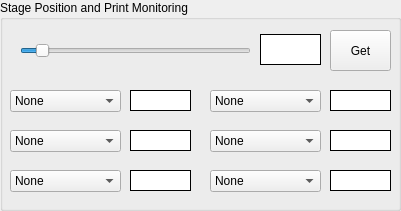
   <widget class="QGroupBox" name="MonitoringBox">
    <property name="geometry">
     <rect>
      <x>860</x>
      <y>510</y>
      <width>401</width>
      <height>211</height>
     </rect>
    </property>
    <property name="title">
     <string>Stage Position and Print Monitoring</string>
    </property>
    <widget class="QPushButton" name="GetPosition">
     <property name="geometry">
      <rect>
       <x>330</x>
       <y>30</y>
       <width>61</width>
       <height>41</height>
      </rect>
     </property>
     <property name="text">
      <string>Get</string>
     </property>
    </widget>
    <widget class="QLabel" name="LiveValue4">
     <property name="geometry">
      <rect>
       <x>330</x>
       <y>90</y>
       <width>61</width>
       <height>21</height>
      </rect>
     </property>
     <property name="styleSheet">
      <string notr="true">background:rgb(255, 255, 255); border: 1px solid black;
</string>
     </property>
     <property name="text">
      <string>&lt;html&gt;&lt;head/&gt;&lt;body&gt;&lt;p&gt;&lt;br/&gt;&lt;/p&gt;&lt;/body&gt;&lt;/html&gt;</string>
     </property>
    </widget>
    <widget class="QComboBox" name="LiveValueList2">
     <property name="geometry">
      <rect>
       <x>10</x>
       <y>130</y>
       <width>111</width>
       <height>22</height>
      </rect>
     </property>
     <item>
      <property name="text">
       <string>None</string>
      </property>
     </item>
     <item>
      <property name="text">
       <string>Exposure Time</string>
      </property>
     </item>
     <item>
      <property name="text">
       <string>LED Intensity</string>
      </property>
     </item>
     <item>
      <property name="text">
       <string>Dark Time</string>
      </property>
     </item>
     <item>
      <property name="text">
       <string>Vol/layer</string>
      </property>
     </item>
     <item>
      <property name="text">
       <string>Injection Rate</string>
      </property>
     </item>
     <item>
      <property name="text">
       <string>Stage Velocity</string>
      </property>
     </item>
     <item>
      <property name="text">
       <string>Stage Position</string>
      </property>
     </item>
     <item>
      <property name="text">
       <string>Sensor Input A</string>
      </property>
     </item>
     <item>
      <property name="text">
       <string>Sensor Input B</string>
      </property>
     </item>
     <item>
      <property name="text">
       <string>Sensor Input C</string>
      </property>
     </item>
    </widget>
    <widget class="QComboBox" name="LiveValueList5">
     <property name="geometry">
      <rect>
       <x>210</x>
       <y>130</y>
       <width>111</width>
       <height>22</height>
      </rect>
     </property>
     <item>
      <property name="text">
       <string>None</string>
      </property>
     </item>
     <item>
      <property name="text">
       <string>Exposure Time</string>
      </property>
     </item>
     <item>
      <property name="text">
       <string>LED Intensity</string>
      </property>
     </item>
     <item>
      <property name="text">
       <string>Dark Time</string>
      </property>
     </item>
     <item>
      <property name="text">
       <string>Vol/layer</string>
      </property>
     </item>
     <item>
      <property name="text">
       <string>Injection Rate</string>
      </property>
     </item>
     <item>
      <property name="text">
       <string>Stage Velocity</string>
      </property>
     </item>
     <item>
      <property name="text">
       <string>Stage Position</string>
      </property>
     </item>
     <item>
      <property name="text">
       <string>Sensor Input A</string>
      </property>
     </item>
     <item>
      <property name="text">
       <string>Sensor Input B</string>
      </property>
     </item>
     <item>
      <property name="text">
       <string>Sensor Input C</string>
      </property>
     </item>
    </widget>
    <widget class="QLabel" name="LiveValue6">
     <property name="geometry">
      <rect>
       <x>330</x>
       <y>170</y>
       <width>61</width>
       <height>21</height>
      </rect>
     </property>
     <property name="styleSheet">
      <string notr="true">background:rgb(255, 255, 255); border: 1px solid black;
</string>
     </property>
     <property name="text">
      <string>&lt;html&gt;&lt;head/&gt;&lt;body&gt;&lt;p&gt;&lt;br/&gt;&lt;/p&gt;&lt;/body&gt;&lt;/html&gt;</string>
     </property>
    </widget>
    <widget class="QLabel" name="LiveValue1">
     <property name="geometry">
      <rect>
       <x>130</x>
       <y>90</y>
       <width>61</width>
       <height>21</height>
      </rect>
     </property>
     <property name="styleSheet">
      <string notr="true">background:rgb(255, 255, 255); border: 1px solid black;
</string>
     </property>
     <property name="text">
      <string>&lt;html&gt;&lt;head/&gt;&lt;body&gt;&lt;p&gt;&lt;br/&gt;&lt;/p&gt;&lt;/body&gt;&lt;/html&gt;</string>
     </property>
    </widget>
    <widget class="QLabel" name="LiveValue3">
     <property name="geometry">
      <rect>
       <x>130</x>
       <y>170</y>
       <width>61</width>
       <height>21</height>
      </rect>
     </property>
     <property name="styleSheet">
      <string notr="true">background:rgb(255, 255, 255); border: 1px solid black;
</string>
     </property>
     <property name="text">
      <string>&lt;html&gt;&lt;head/&gt;&lt;body&gt;&lt;p&gt;&lt;br/&gt;&lt;/p&gt;&lt;/body&gt;&lt;/html&gt;</string>
     </property>
    </widget>
    <widget class="QComboBox" name="LiveValueList1">
     <property name="geometry">
      <rect>
       <x>10</x>
       <y>90</y>
       <width>111</width>
       <height>22</height>
      </rect>
     </property>
     <item>
      <property name="text">
       <string>None</string>
      </property>
     </item>
     <item>
      <property name="text">
       <string>Exposure Time</string>
      </property>
     </item>
     <item>
      <property name="text">
       <string>LED Intensity</string>
      </property>
     </item>
     <item>
      <property name="text">
       <string>Dark Time</string>
      </property>
     </item>
     <item>
      <property name="text">
       <string>Vol/layer</string>
      </property>
     </item>
     <item>
      <property name="text">
       <string>Injection Rate</string>
      </property>
     </item>
     <item>
      <property name="text">
       <string>Stage Velocity</string>
      </property>
     </item>
     <item>
      <property name="text">
       <string>Stage Position</string>
      </property>
     </item>
     <item>
      <property name="text">
       <string>Sensor Input A</string>
      </property>
     </item>
     <item>
      <property name="text">
       <string>Sensor Input B</string>
      </property>
     </item>
     <item>
      <property name="text">
       <string>Sensor Input C</string>
      </property>
     </item>
    </widget>
    <widget class="QComboBox" name="LiveValueList6">
     <property name="geometry">
      <rect>
       <x>210</x>
       <y>170</y>
       <width>111</width>
       <height>22</height>
      </rect>
     </property>
     <item>
      <property name="text">
       <string>None</string>
      </property>
     </item>
     <item>
      <property name="text">
       <string>Exposure Time</string>
      </property>
     </item>
     <item>
      <property name="text">
       <string>LED Intensity</string>
      </property>
     </item>
     <item>
      <property name="text">
       <string>Dark Time</string>
      </property>
     </item>
     <item>
      <property name="text">
       <string>Vol/layer</string>
      </property>
     </item>
     <item>
      <property name="text">
       <string>Injection Rate</string>
      </property>
     </item>
     <item>
      <property name="text">
       <string>Stage Velocity</string>
      </property>
     </item>
     <item>
      <property name="text">
       <string>Stage Position</string>
      </property>
     </item>
     <item>
      <property name="text">
       <string>Sensor Input A</string>
      </property>
     </item>
     <item>
      <property name="text">
       <string>Sensor Input B</string>
      </property>
     </item>
     <item>
      <property name="text">
       <string>Sensor Input C</string>
      </property>
     </item>
    </widget>
    <widget class="QLabel" name="LiveValue2">
     <property name="geometry">
      <rect>
       <x>130</x>
       <y>130</y>
       <width>61</width>
       <height>21</height>
      </rect>
     </property>
     <property name="styleSheet">
      <string notr="true">background:rgb(255, 255, 255); border: 1px solid black;
</string>
     </property>
     <property name="text">
      <string>&lt;html&gt;&lt;head/&gt;&lt;body&gt;&lt;p&gt;&lt;br/&gt;&lt;/p&gt;&lt;/body&gt;&lt;/html&gt;</string>
     </property>
    </widget>
    <widget class="QSlider" name="CurrentStagePos">
     <property name="geometry">
      <rect>
       <x>20</x>
       <y>35</y>
       <width>231</width>
       <height>31</height>
      </rect>
     </property>
     <property name="minimum">
      <number>-5</number>
     </property>
     <property name="maximum">
      <number>65</number>
     </property>
     <property name="sliderPosition">
      <number>0</number>
     </property>
     <property name="orientation">
      <enum>Qt::Horizontal</enum>
     </property>
    </widget>
    <widget class="QComboBox" name="LiveValueList4">
     <property name="geometry">
      <rect>
       <x>210</x>
       <y>90</y>
       <width>111</width>
       <height>22</height>
      </rect>
     </property>
     <item>
      <property name="text">
       <string>None</string>
      </property>
     </item>
     <item>
      <property name="text">
       <string>Exposure Time</string>
      </property>
     </item>
     <item>
      <property name="text">
       <string>LED Intensity</string>
      </property>
     </item>
     <item>
      <property name="text">
       <string>Dark Time</string>
      </property>
     </item>
     <item>
      <property name="text">
       <string>Vol/layer</string>
      </property>
     </item>
     <item>
      <property name="text">
       <string>Injection Rate</string>
      </property>
     </item>
     <item>
      <property name="text">
       <string>Stage Velocity</string>
      </property>
     </item>
     <item>
      <property name="text">
       <string>Stage Position</string>
      </property>
     </item>
     <item>
      <property name="text">
       <string>Sensor Input A</string>
      </property>
     </item>
     <item>
      <property name="text">
       <string>Sensor Input B</string>
      </property>
     </item>
     <item>
      <property name="text">
       <string>Sensor Input C</string>
      </property>
     </item>
    </widget>
    <widget class="QLabel" name="CurrentPositionIndicator">
     <property name="geometry">
      <rect>
       <x>260</x>
       <y>34</y>
       <width>61</width>
       <height>31</height>
      </rect>
     </property>
     <property name="styleSheet">
      <string notr="true">background:rgb(255, 255, 255); border: 1px solid black;
</string>
     </property>
     <property name="text">
      <string>&lt;html&gt;&lt;head/&gt;&lt;body&gt;&lt;p&gt;&lt;br/&gt;&lt;/p&gt;&lt;/body&gt;&lt;/html&gt;</string>
     </property>
    </widget>
    <widget class="QLabel" name="LiveValue5">
     <property name="geometry">
      <rect>
       <x>330</x>
       <y>130</y>
       <width>61</width>
       <height>21</height>
      </rect>
     </property>
     <property name="styleSheet">
      <string notr="true">background:rgb(255, 255, 255); border: 1px solid black;
</string>
     </property>
     <property name="text">
      <string>&lt;html&gt;&lt;head/&gt;&lt;body&gt;&lt;p&gt;&lt;br/&gt;&lt;/p&gt;&lt;/body&gt;&lt;/html&gt;</string>
     </property>
    </widget>
    <widget class="QComboBox" name="LiveValueList3">
     <property name="geometry">
      <rect>
       <x>10</x>
       <y>170</y>
       <width>111</width>
       <height>22</height>
      </rect>
     </property>
     <item>
      <property name="text">
       <string>None</string>
      </property>
     </item>
     <item>
      <property name="text">
       <string>Exposure Time</string>
      </property>
     </item>
     <item>
      <property name="text">
       <string>LED Intensity</string>
      </property>
     </item>
     <item>
      <property name="text">
       <string>Dark Time</string>
      </property>
     </item>
     <item>
      <property name="text">
       <string>Vol/layer</string>
      </property>
     </item>
     <item>
      <property name="text">
       <string>Injection Rate</string>
      </property>
     </item>
     <item>
      <property name="text">
       <string>Stage Velocity</string>
      </property>
     </item>
     <item>
      <property name="text">
       <string>Stage Position</string>
      </property>
     </item>
     <item>
      <property name="text">
       <string>Sensor Input A</string>
      </property>
     </item>
     <item>
      <property name="text">
       <string>Sensor Input B</string>
      </property>
     </item>
     <item>
      <property name="text">
       <string>Sensor Input C</string>
      </property>
     </item>
    </widget>
   </widget>
